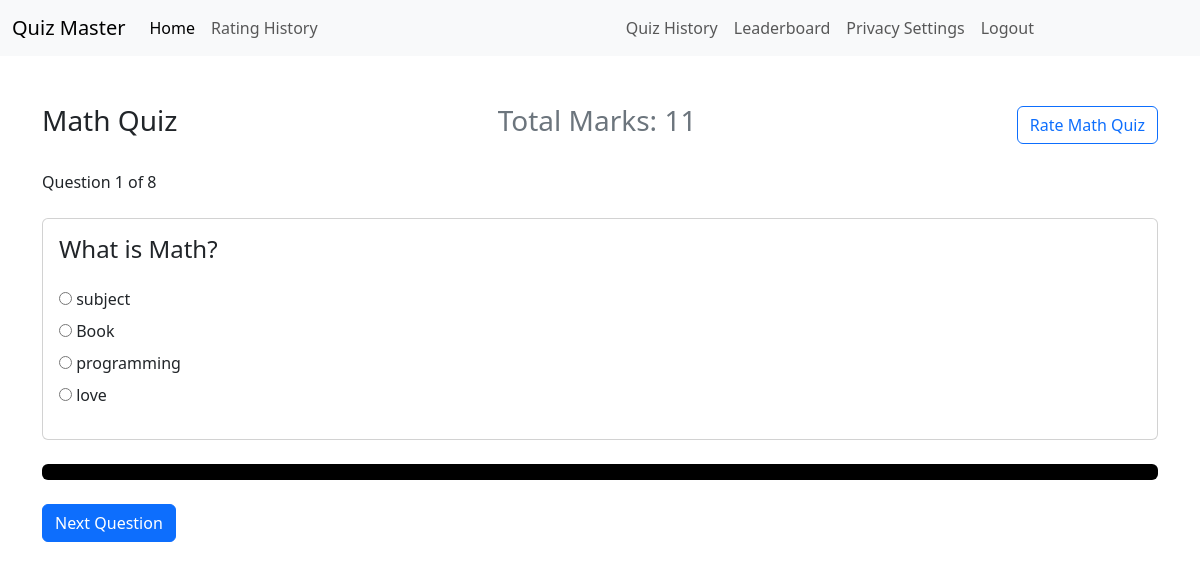
The app's page /quiz/math/ (signed in) with its own data.
### quizzes/models.py (models this page shows, shortened)
class Quiz(models.Model):
    title = models.CharField(max_length=255)
    description = models.TextField()
    category = models.ForeignKey(Category, on_delete=models.CASCADE)
    has_time_limit = models.BooleanField(default=False)

class Question(models.Model):
    quiz = models.ForeignKey(
        Quiz, on_delete=models.CASCADE, related_name='questions', default=1)
    quizQuestion = models.CharField(max_length=255)
    quizMark = models.IntegerField(default=1)

class Choice(models.Model):
    question = models.ForeignKey(Question, on_delete=models.CASCADE)
    quizAnswer = models.CharField(max_length=255)
    is_correct = models.BooleanField(default=False)

### core/views.py (the view, shortened to what this page needs)
# urls.py: path('quiz/<slug:category_slug>/', quiz_view, name='quiz_view'),
@login_required
def quiz_view(request, category_slug):
    category = get_object_or_404(Category, slug=category_slug)
    quiz = get_object_or_404(Quiz, category=category)
    questions = Question.objects.filter(quiz=quiz)
    totalMarksOfAllQuestions = sum(question.quizMark for question in questions)
    context = {
        'quiz': quiz,
        'questions': questions,
        'totalMarksOfAllQuestions': totalMarksOfAllQuestions
    }
    return render(request, 'quiz.html', context)

### core/templates/quiz.html (shortened to what this page needs)
{% extends 'base.html' %}
{% block content %}
<div class="container my-5">
    <div class="d-flex justify-content-between align-items-center">
        <h3 class="text-center">{{ quiz.title }}</h3>
        <h3 class="text-secondary">Total Marks: {{ totalMarksOfAllQuestions }}</h3>
        <a class="btn btn-outline-primary" href="{% url 'rate_quiz' quiz.id %}">Rate {{ quiz.title }}</a>
    </div>
    {% if questions %}
    <div id="progress-indicator" class="my-4"></div>
    <form method="post" id="quiz-form">
        <div class="question-container">
            {% for question in questions %}
            <div class="card question {% if forloop.first %}active{% endif %} mb-4">
                <div class="card-body">
                    <div class="d-flex justify-content-between align-items-center mb-3">
                        <h4 class="card-title">{{ question.quizQuestion }}</h4>
                        <span class="badge badge-info">Marks: {{ question.quizMark }}</span>
                    </div>
                    {% for choice in question.choice_set.all %}
                    <div class="custom-control custom-radio my-2">
                        <input type="radio" id="choice{{ choice.id }}" name="question_{{ question.id }}_choice"
                            value="{{ choice.id }}"
                            data-is-correct="{% if choice.is_correct %}true{% else %}false{% endif %}"
                            class="custom-control-input choice">
                        <label class="custom-control-label" for="choice{{ choice.id }}">{{ choice.quizAnswer }}</label>
                    </div>
                    {% endfor %}
                </div>
            </div>
            {% endfor %}
        </div>
        <div id="progress-bar-container" class="mb-4">
            <div id="progress-bar" class="progress bg-black">
            </div>
        </div>
        <button type="button" id="next-question" class="btn btn-primary">Next Question</button>
    </form>
    {% else %}
    <p class="text-center">No questions available.</p>
    {% endif %}
</div>
{% endblock %}

### records on screen
Quiz: title "Math Quiz"
Question: quizQuestion "What is Math?"
Choice: is_correct "☐ subject", quizAnswer "subject"
Choice: is_correct "☐ Book", quizAnswer "Book"
Choice: is_correct "☐ programming", quizAnswer "programming"
Choice: is_correct "☐ love", quizAnswer "love"

### other values on screen
{{ totalMarksOfAllQuestions }} "11"
